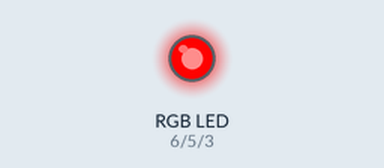
Bench run of a sketch on a simulated Arduino Uno, built with avr-gcc and run on an emulated ATmega328P. Shown: an RGB LED mixed from three pins (HIGH = lit). Dim RGB values are drawn brighter than linear.

Above: at 0.05 s.
At 2.25 s:
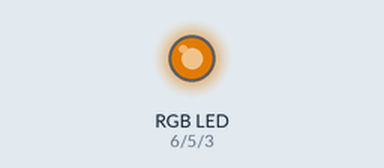
At 4.45 s:
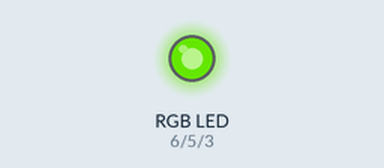
At 8.95 s:
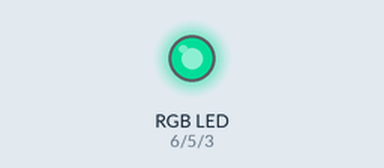
At 13.35 s:
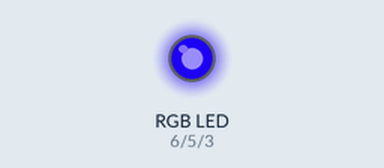
At 17.85 s:
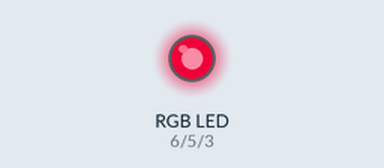
Timing chart, 0 to 24.8 s (numbered marks = the images above):
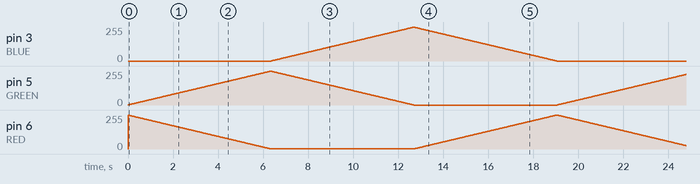

The sketch:

sketch_01_RGB_LED.ino
```cpp
//Here we define pins, assigning pins 3, 5, 6 to blue, green, and red LEDs respectively
#define BLUE 3
#define GREEN 5
#define RED 6

#define DT 25  // Delay time

void setup() {
  // put your setup code here, to run once:
  pinMode(BLUE, OUTPUT);
  pinMode(GREEN, OUTPUT);
  pinMode(RED, OUTPUT);

  // digitalWrite(BLUE, HIGH);
  // digitalWrite(GREEN, HIGH);
  // digitalWrite(RED, HIGH);


}

void loop() {
  // put your main code here, to run repeatedly:
  int redValue = 255;
  int greenValue = 0;
  int blueValue = 0;

  for (int i=1; i<255; i++){
    redValue -= 1;
    greenValue += 1;
    analogWrite(RED, redValue);
    analogWrite(GREEN, greenValue);
    //analogWrite(BLUE, blueValue);
    delay(DT);
  }

  for (int i=1; i<255; i++){
    greenValue -= 1;
    blueValue += 1;
    //analogWrite(RED, redValue);
    analogWrite(GREEN, greenValue);
    analogWrite(BLUE, blueValue);
    delay(DT);
  }

  for (int i=1; i<255; i++){
    blueValue -= 1;
    redValue += 1;
    analogWrite(RED, redValue);
    //analogWrite(GREEN, greenValue);
    analogWrite(BLUE, blueValue);
    delay(DT);
  }

}
```
